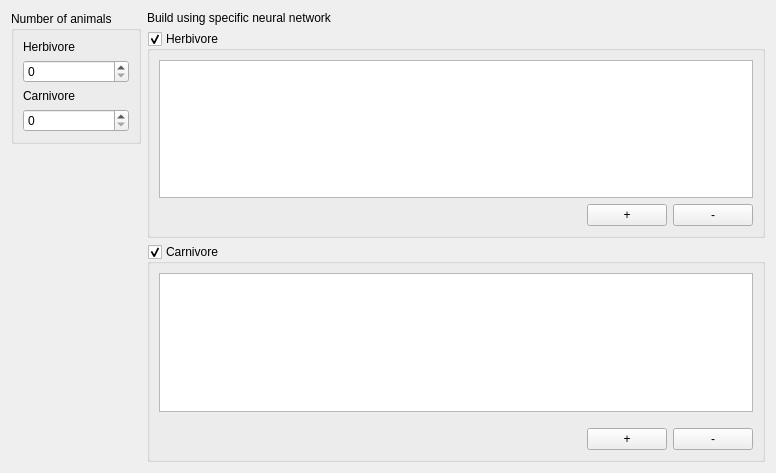
<?xml version="1.0" encoding="UTF-8"?>
<ui version="4.0">
 <class>WorldCreatorAnimalsWidget</class>
 <widget class="QWidget" name="WorldCreatorAnimalsWidget">
  <property name="geometry">
   <rect>
    <x>0</x>
    <y>0</y>
    <width>776</width>
    <height>473</height>
   </rect>
  </property>
  <property name="windowTitle">
   <string>Form</string>
  </property>
  <layout class="QHBoxLayout" name="horizontalLayout">
   <item>
    <layout class="QVBoxLayout" name="verticalLayout_2">
     <item>
      <widget class="QGroupBox" name="groupBox_3">
       <property name="title">
        <string>Number of animals</string>
       </property>
       <layout class="QVBoxLayout" name="verticalLayout_5">
        <item>
         <widget class="QLabel" name="label">
          <property name="text">
           <string>Herbivore</string>
          </property>
         </widget>
        </item>
        <item>
         <widget class="QSpinBox" name="spinBox"/>
        </item>
        <item>
         <widget class="QLabel" name="label_2">
          <property name="text">
           <string>Carnivore</string>
          </property>
         </widget>
        </item>
        <item>
         <widget class="QSpinBox" name="spinBox_2"/>
        </item>
       </layout>
      </widget>
     </item>
     <item>
      <spacer name="verticalSpacer_2">
       <property name="orientation">
        <enum>Qt::Vertical</enum>
       </property>
       <property name="sizeHint" stdset="0">
        <size>
         <width>20</width>
         <height>40</height>
        </size>
       </property>
      </spacer>
     </item>
    </layout>
   </item>
   <item>
    <layout class="QVBoxLayout" name="verticalLayout">
     <item>
      <widget class="QLabel" name="label_3">
       <property name="text">
        <string>Build using specific neural network</string>
       </property>
      </widget>
     </item>
     <item>
      <widget class="QGroupBox" name="gb_Herbivore">
       <property name="title">
        <string>Herbivore</string>
       </property>
       <property name="alignment">
        <set>Qt::AlignLeading|Qt::AlignLeft|Qt::AlignTop</set>
       </property>
       <property name="flat">
        <bool>false</bool>
       </property>
       <property name="checkable">
        <bool>true</bool>
       </property>
       <layout class="QVBoxLayout" name="verticalLayout_3">
        <item>
         <widget class="QListView" name="lv_herbivore"/>
        </item>
        <item>
         <layout class="QHBoxLayout" name="horizontalLayout_2">
          <property name="topMargin">
           <number>0</number>
          </property>
          <item>
           <spacer name="horizontalSpacer">
            <property name="orientation">
             <enum>Qt::Horizontal</enum>
            </property>
            <property name="sizeHint" stdset="0">
             <size>
              <width>40</width>
              <height>20</height>
             </size>
            </property>
           </spacer>
          </item>
          <item>
           <widget class="QPushButton" name="bt_addHerbivore">
            <property name="text">
             <string>+</string>
            </property>
           </widget>
          </item>
          <item>
           <widget class="QPushButton" name="bt_removeHerbivore">
            <property name="text">
             <string>-</string>
            </property>
           </widget>
          </item>
         </layout>
        </item>
       </layout>
      </widget>
     </item>
     <item>
      <widget class="QGroupBox" name="gb_carnivore">
       <property name="title">
        <string>Carnivore</string>
       </property>
       <property name="checkable">
        <bool>true</bool>
       </property>
       <layout class="QVBoxLayout" name="verticalLayout_4">
        <item>
         <widget class="QListView" name="lv_Carnivore"/>
        </item>
        <item>
         <layout class="QHBoxLayout" name="horizontalLayout_3">
          <property name="topMargin">
           <number>10</number>
          </property>
          <item>
           <spacer name="horizontalSpacer_2">
            <property name="orientation">
             <enum>Qt::Horizontal</enum>
            </property>
            <property name="sizeHint" stdset="0">
             <size>
              <width>40</width>
              <height>20</height>
             </size>
            </property>
           </spacer>
          </item>
          <item>
           <widget class="QPushButton" name="bt_addCarnivore">
            <property name="text">
             <string>+</string>
            </property>
           </widget>
          </item>
          <item>
           <widget class="QPushButton" name="bt_rmHerbivore">
            <property name="text">
             <string>-</string>
            </property>
           </widget>
          </item>
         </layout>
        </item>
       </layout>
      </widget>
     </item>
    </layout>
   </item>
  </layout>
 </widget>
 <resources/>
 <connections/>
</ui>
